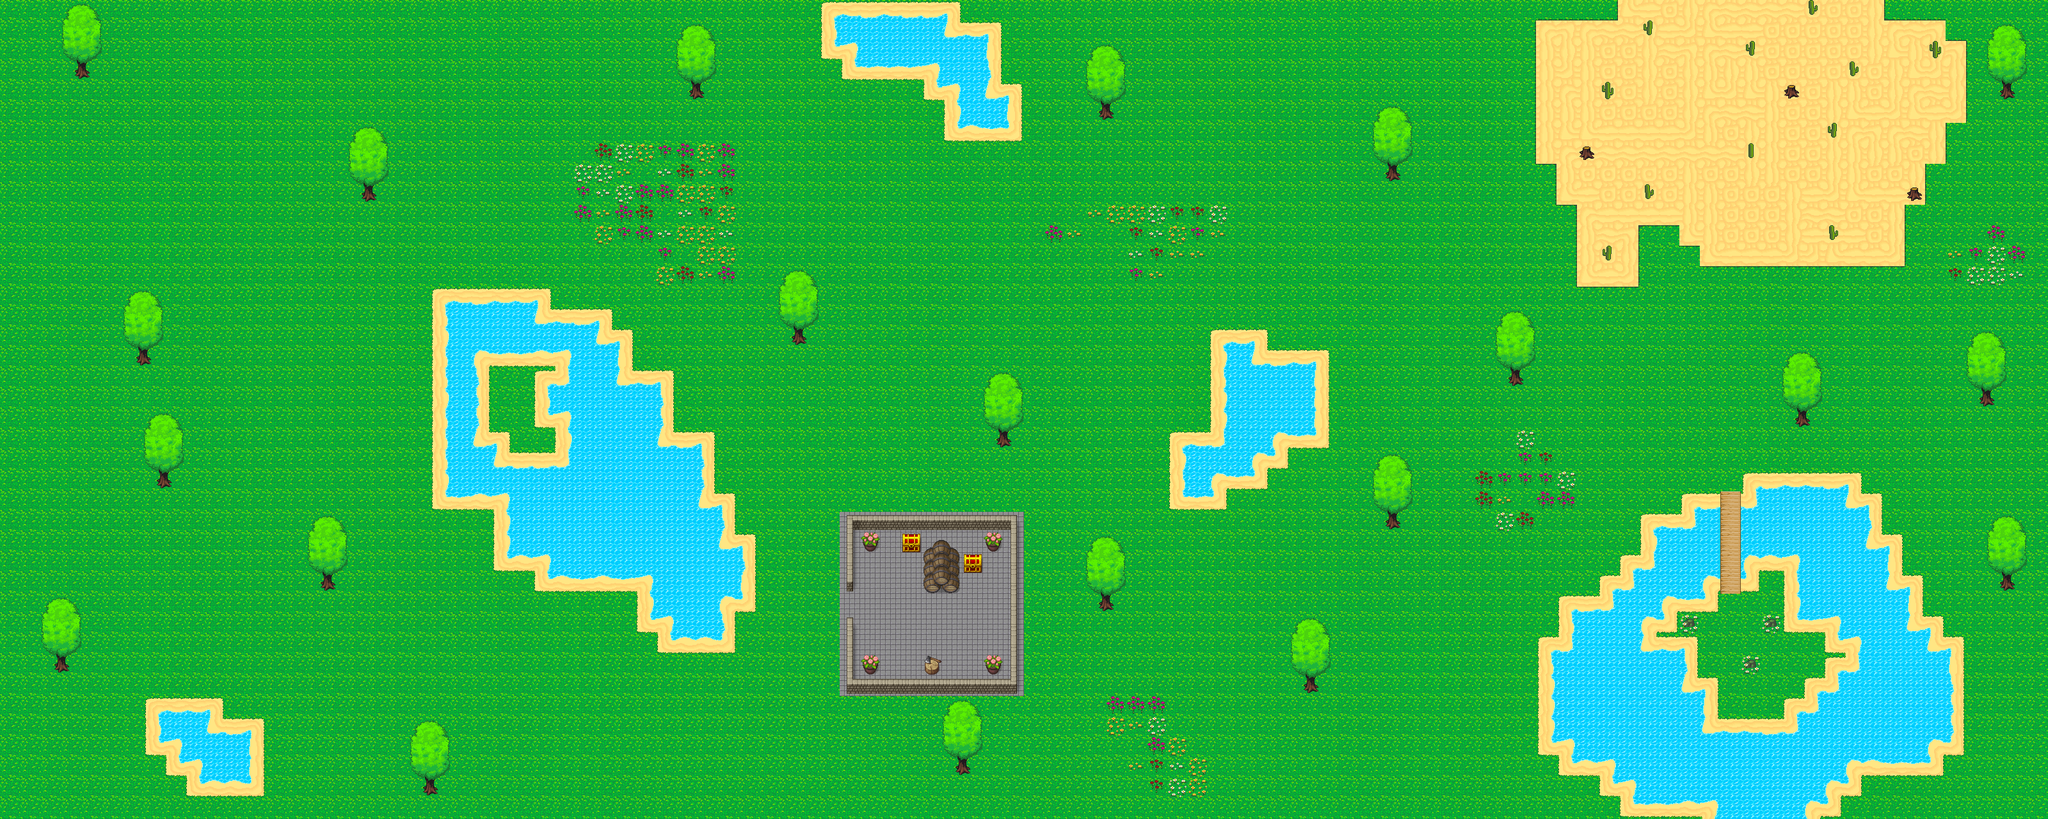

Below is a game level as drawn by its tile map, then a one-line description and the .tmx that defines it (tile-layer data replaced by summaries):
An orthogonal 100x40 tile map with 32x32 px tiles, 4 tile layers (Gorund, Trees, Objects, Walls), 2 tilesets and 139 objects.

<map version="1.4" tiledversion="1.4.3" orientation="orthogonal" renderorder="right-down" width="100" height="40" tilewidth="32" tileheight="32" infinite="0" nextlayerid="10" nextobjectid="208">
 <tileset firstgid="1" source="GorundTiles.tsx" />
 <tileset firstgid="668" source="Buildiing.tsx" />
 <layer id="3" name="Gorund" width="100" height="40">
  <data>[4000 cells, 4000 non-empty, 37 distinct tile ids]</data>
 </layer>
 <layer id="5" name="Trees" width="100" height="40">
  <data>[4000 cells, 290 non-empty, 23 distinct tile ids]</data>
 </layer>
 <layer id="9" name="Objects" width="100" height="40">
  <data>[4000 cells, 9 non-empty, 8 distinct tile ids]</data>
 </layer>
 <layer id="8" name="Walls" width="100" height="40">
  <data>[4000 cells, 31 non-empty, 8 distinct tile ids]</data>
 </layer>
 <objectgroup id="4" name="Transparent">
  <object id="2" x="1305.33" y="27.3333" width="168" height="40.6667" />
  <object id="3" x="1338" y="68.6667" width="200.667" height="31.3333" />
  <object id="4" x="1466.67" y="101.333" width="74.6667" height="32.6667" />
  <object id="6" x="1500" y="136.667" width="38" height="17.3333" />
  <object id="7" x="1502" y="154.667" width="71.3333" height="41.3333" />
  <object id="9" x="1477.33" y="54.6667" width="65.3333" height="11.3333" />
  <object id="27" x="2570.67" y="33.3333" width="10.6667" height="20" />
  <object id="28" x="2501.33" y="129.333" width="20" height="22.6667" />
  <object id="29" x="2728" y="66.6667" width="16" height="21.3333" />
  <object id="30" x="2560" y="281.333" width="26.6667" height="30.6667" />
  <object id="31" x="2504" y="386.667" width="14.6667" height="22.6667" />
  <object id="32" x="2730.67" y="221.333" width="9.33333" height="30.6667" />
  <object id="33" x="2854.67" y="185.333" width="18.6667" height="36" />
  <object id="34" x="2882.67" y="94.6667" width="25.3333" height="25.3333" />
  <object id="35" x="2821.33" y="0" width="20" height="28" />
  <object id="36" x="3014.67" y="61.3333" width="17.3333" height="28" />
  <object id="37" x="2857.33" y="352" width="16" height="24" />
  <object id="38" x="2169" y="264.667" width="15.6667" height="18" />
  <object id="41" x="2359.17" y="581" width="15.6667" height="18" />
  <object id="43" x="1719.17" y="166" width="15.6667" height="18" />
  <object id="44" x="1560.17" y="680" width="15.6667" height="18" />
  <object id="61" x="122" y="102" width="11" height="19" />
  <object id="64" x="568" y="296.667" width="16.6667" height="16" />
  <object id="65" x="1720" y="940" width="17.3333" height="12.6667" />
  <object id="66" x="1494.67" y="1194.67" width="20.6667" height="14.6667" />
  <object id="67" x="3128.67" y="904.667" width="14.6667" height="16" />
  <object id="68" x="2168.67" y="808.667" width="16" height="17.3333" />
  <object id="69" x="1240" y="520" width="19" height="21" />
  <object id="70" x="1079" y="136" width="19" height="21" />
  <object id="72" x="217.333" y="548" width="10.6667" height="21.3333" />
  <object id="73" x="248" y="738.667" width="10.6667" height="21.3333" />
  <object id="74" x="504" y="898.667" width="13.3333" height="18.6667" />
  <object id="75" x="84" y="1032" width="18.6667" height="17.3333" />
  <object id="76" x="658.667" y="1222.67" width="22.6667" height="21.3333" />
  <object id="77" x="2036" y="1061.33" width="25.3333" height="24" />
  <object id="78" x="2804" y="652" width="24" height="14.6667" />
  <object id="79" x="3093.33" y="618.667" width="21.3333" height="17.3333" />
  <object id="83" x="2793" y="134" width="14" height="17" />
  <object id="84" x="2980" y="291" width="22" height="23" />
  <object id="85" x="2465" y="228" width="26" height="20" />
  <object id="105" x="3130" y="136" width="12" height="16" />
  <object id="109" x="2748" y="762.667" width="133.333" height="101.333" />
  <object id="110" x="2814.67" y="868" width="124" height="90.6667" />
  <object id="111" x="2629.33" y="962.667" width="24" height="22.6667" />
  <object id="112" x="2760" y="962.667" width="16" height="22.6667" />
  <object id="113" x="2728" y="1029.33" width="18.6667" height="16" />
  <object id="114" x="2878.67" y="965.333" width="97.3333" height="25.3333" />
  <object id="115" x="2910.67" y="992" width="97.3333" height="194.667" />
  <object id="117" x="2554.67" y="1146.67" width="293.333" height="98.6667" />
  <object id="118" x="2458.67" y="957.333" width="96" height="226.667" />
  <object id="119" x="2561.33" y="1022.67" width="57.3333" height="42.6667" />
  <object id="120" x="2558.67" y="1074.67" width="94.6667" height="62.6667" />
  <object id="122" x="2846.67" y="1088" width="32" height="125.333" />
  <object id="123" x="2882.67" y="1050.67" width="25.3333" height="130.667" />
  <object id="124" x="2812" y="1116" width="28" height="25.3333" />
  <object id="125" x="2649.33" y="794.667" width="33.3333" height="97.3333" />
  <object id="126" x="2588" y="825.333" width="61.3333" height="100" />
  <object id="127" x="2561.33" y="889.333" width="24" height="64" />
  <object id="128" x="2522.67" y="925.333" width="32" height="24" />
  <object id="129" x="2429.33" y="1021.33" width="18.6667" height="128" />
  <object id="130" x="2688" y="1252" width="132" height="24" />
  <object id="131" x="3016" y="1018.67" width="25.3333" height="132" />
  <object id="132" x="2949.33" y="929.333" width="29.3333" height="32" />
  <object id="133" x="2885.33" y="796" width="29.3333" height="52" />
  <object id="134" x="2725.33" y="794.667" width="17.3333" height="72" />
  <object id="135" x="1914.67" y="541.333" width="37.3333" height="192" />
  <object id="136" x="1962.67" y="573.333" width="81.3333" height="101.333" />
  <object id="137" x="1964" y="677.333" width="21.3333" height="28" />
  <object id="138" x="1853.33" y="701.333" width="34.6667" height="65.3333" />
  <object id="139" x="1897.33" y="702.667" width="12" height="30.6667" />
  <object id="157" x="696" y="474" width="1" height="302" />
  <object id="158" x="699" y="473" width="137" height="1" />
  <object id="159" x="836" y="474" width="1" height="29" />
  <object id="160" x="838" y="505" width="97" height="1" />
  <object id="161" x="935" y="505" width="1" height="31" />
  <object id="162" x="934" y="536" width="33" height="1" />
  <object id="163" x="966" y="538" width="1" height="61" />
  <object id="164" x="967" y="599" width="64" height="1" />
  <object id="165" x="1030" y="599" width="1" height="99" />
  <object id="166" x="1030" y="698" width="62" height="1" />
  <object id="167" x="1092" y="699" width="1" height="92" />
  <object id="168" x="1092" y="791" width="34" height="1" />
  <object id="169" x="1126" y="791" width="1" height="68" />
  <object id="170" x="1127" y="859" width="33" height="1" />
  <object id="171" x="1159" y="860" width="1" height="73" />
  <object id="172" x="1127" y="933" width="32" height="1" />
  <object id="173" x="1127" y="933" width="1" height="66" />
  <object id="174" x="1051" y="998" width="77" height="1" />
  <object id="175" x="1049" y="963" width="1" height="35" />
  <object id="176" x="1019" y="960" width="30" height="1" />
  <object id="177" x="1019" y="893" width="1" height="69" />
  <object id="178" x="857" y="898" width="160" height="1" />
  <object id="179" x="857" y="868" width="1" height="30" />
  <object id="180" x="696" y="772" width="98" height="1" />
  <object id="181" x="796" y="774" width="1" height="99" />
  <object id="182" x="797" y="871" width="60" height="1" />
  <object id="183" x="1348" y="836" width="24" height="24" />
  <object id="184" x="1542" y="834" width="21" height="24" />
  <object id="185" x="1350" y="1026" width="22" height="24" />
  <object id="186" x="1540" y="1027" width="20" height="19" />
  </objectgroup>
 <objectgroup id="6" name="BlindSpots">
  <!-- 29 objects omitted --></objectgroup>
 <objectgroup id="7" name="RayObjects">
  <!-- 11 objects omitted --></objectgroup>
</map>
<!-- 39 of 139 objects omitted -->
